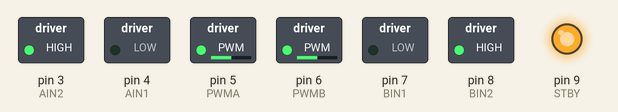
A sketch run on a simulated Arduino Uno, built with avr-gcc and run on an emulated ATmega328P. On the bench: switched loads named in the sketch (green lamp = pin HIGH), output pins drawn as LEDs (lit = HIGH).

Above: at 0.05 s.
At 1.2 s:
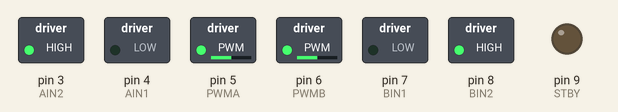
Timing chart, 0 to 3.0 s (numbered marks = the images above):
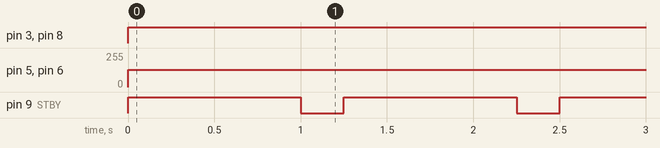

Measured:
- by itself, pin 3 (AIN2), pin 8 (BIN2): LOW → HIGH at 0.00 s
- by itself, pin 5 (PWMA), pin 6 (PWMB): 0/255 → 128/255 at 0.00 s
- by itself, pin 9 (STBY): alternates HIGH for 1.0 s and LOW for 0.25 s

The sketch:

Robot.ino
```cpp
//int STBY = 10;
int STBY = 9;

//motorA
//int PWMA = 3;
int PWMA = 5;
//int AIN1 = 9;
int AIN1 = 4;
//int AIN2 = 8;
int AIN2 = 3;


//motorB
int PWMB = 6;
//int BIN1 = 11;
int BIN1 = 7;

//int BIN2 = 12;
int BIN2 = 8;


void setup() {
  pinMode(STBY, OUTPUT);
  pinMode(PWMA, OUTPUT);
  pinMode(AIN1, OUTPUT);
  pinMode(AIN2, OUTPUT);

  pinMode(PWMB, OUTPUT);
  pinMode(BIN1, OUTPUT);
  pinMode(BIN2, OUTPUT);
}

void loop() {
  //move(1,255,1);
  //move(2,255,0);

  //delay(1000);
  //stop();
  //delay(250);

  move(1,128,1);
  move(2,128,0);

  delay(1000);
  stop();
  delay(250);
}

void move(int motor, int speed, int direction){
  digitalWrite(STBY, HIGH);

  boolean inPin1 = LOW;
  boolean inPin2 = HIGH;

  if(direction == 0){
    digitalWrite(AIN1, inPin1);
    digitalWrite(AIN2, inPin2);
    analogWrite(PWMA, speed);
  }

  if(direction == 1){
    digitalWrite(BIN1, inPin1);
    digitalWrite(BIN2, inPin2);
    analogWrite(PWMB, speed);
  }
}

void stop(){
  digitalWrite(STBY,LOW);
}
```
